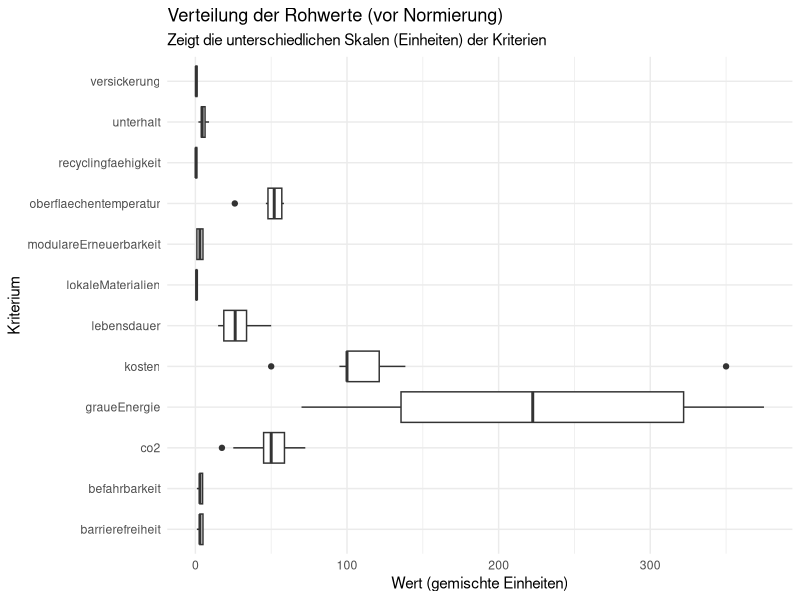
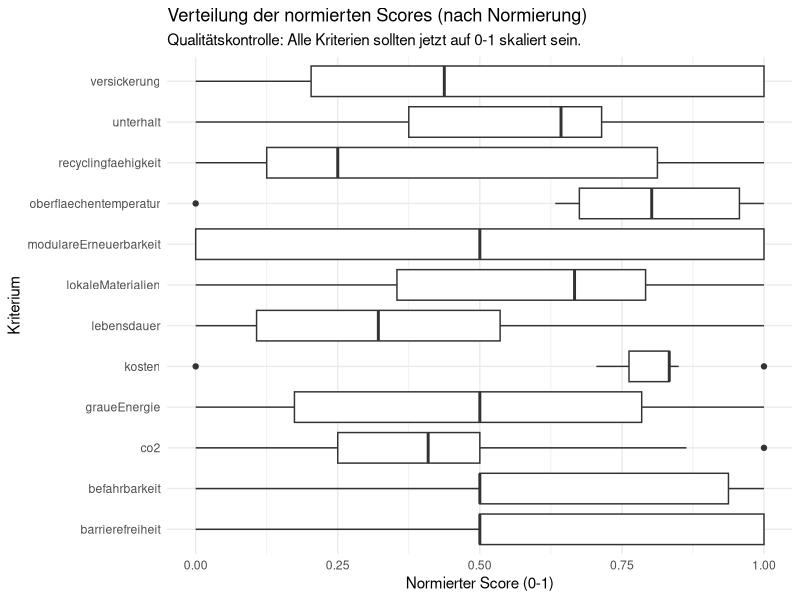
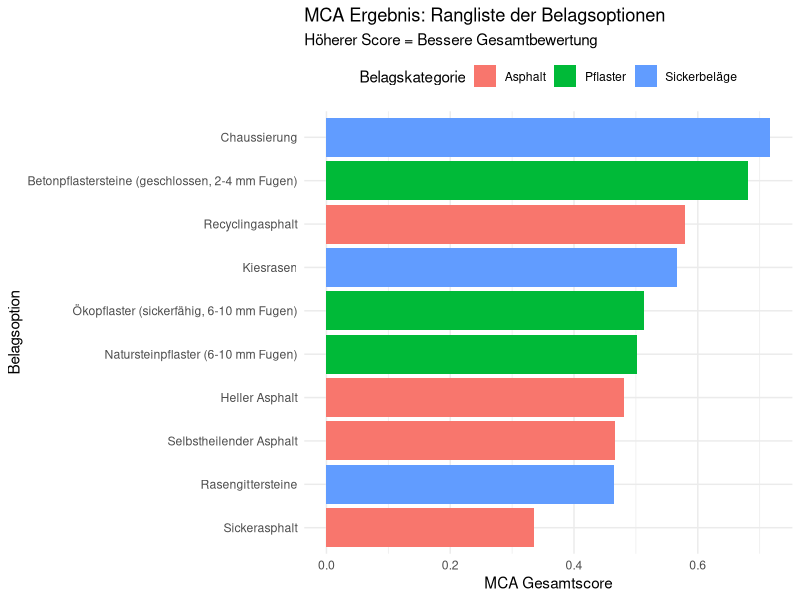
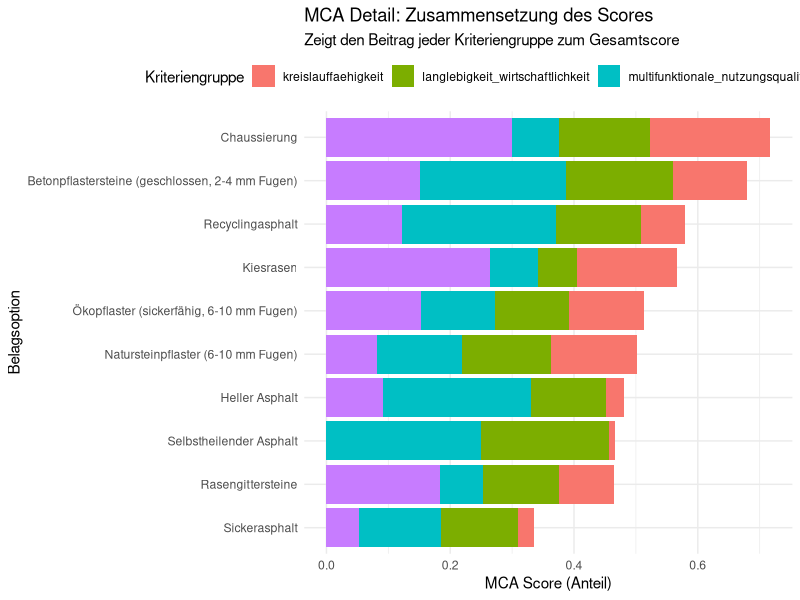
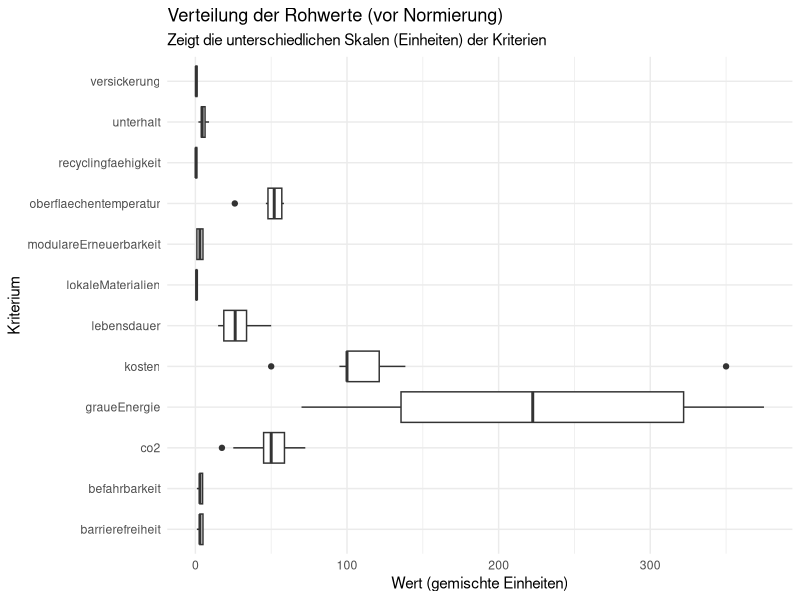
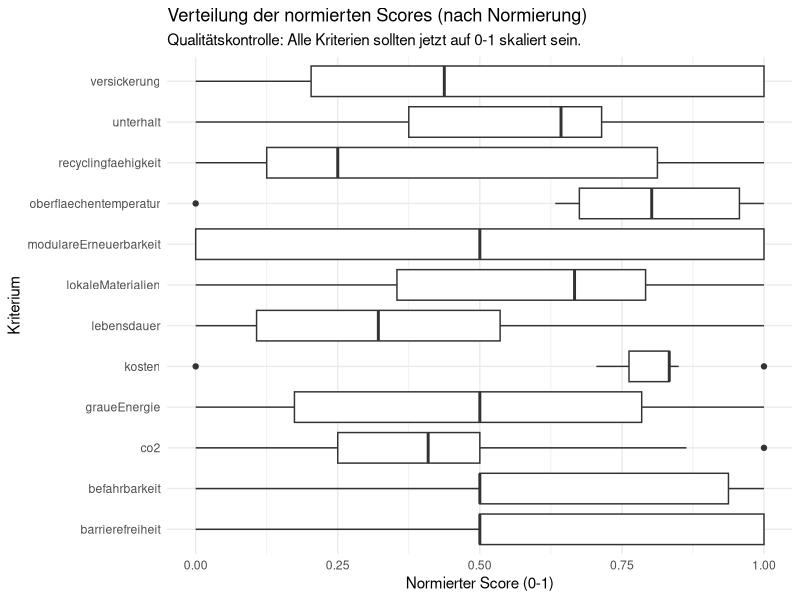
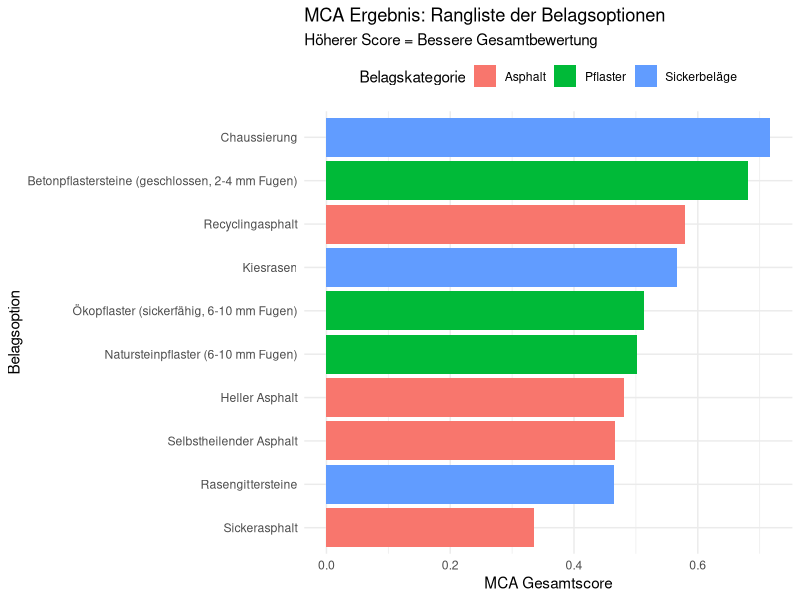
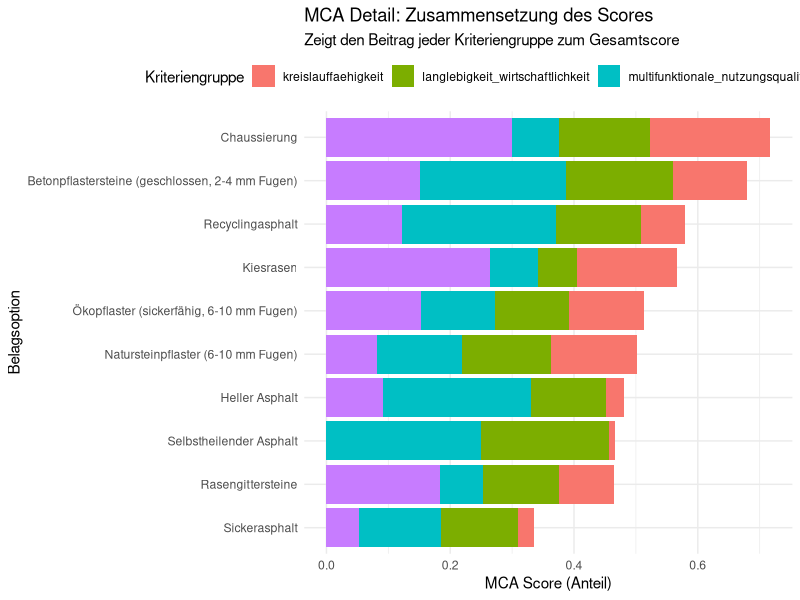

Generate these figures, in order, with R: (Note: this script raises an error after producing the figures.)
## ---- chunk 1

library(tidyverse)
library(readr)
library(ggplot2)
library(forcats)
library(ggplot2)

## ---- chunk 2

df_belaege_raw <- read_delim(
  "01_data_input/Belaege_normiert.csv",
  delim = ";"
)

# Liest die Gewichtungen ein (gleiches Format).
df_weights_raw <- read_delim(
  "01_data_input/Belaege_Gewichtung_Szenario1.csv",
  delim = ";"
)
## ---- chunk 3

# A. Bereinigung der Rohdaten (Belaege_normiert.csv)
# Wählt die Identifikations-Spalten (ID) zuerst aus
# und nimmt alle restlichen Spalten (everything()) danach.
df_belaege <- df_belaege_raw %>%
  select(belagskategorie, option, everything()) 

# B. Bereinigung der Gewichtungen (Belaege_Gewichtung.csv)
df_weights <- df_weights_raw %>%
  # Benennt die Spalten um, damit sie im nächsten Schritt
  # einfach gejoined (bewertungskategorie) und berechnet (Gewicht) werden können.
  rename(
    bewertungskategorie = criterion_id,
    gewicht = total_weight
  ) %>%
  # Wählt nur die Spalten aus, die wir für die MCA brauchen.
  select(bewertungskategorie, gewicht, group_id)
## ---- chunk 4
# 3.1 Wide-to-Long: Transformation der Rohdaten
# Ziel: Die Kriterien-Spalten (z.B. lebensdauer, kosten) in Zeilen umwandeln,
# damit sie mit der Gewichtungstabelle verknüpft werden kann.

df_belaege_long <- df_belaege %>%
  pivot_longer(
    # Wählt alle Spalten von 'lebensdauer' bis 'barrierefreiheit' aus.
    cols = c(lebensdauer:barrierefreiheit), 
    # Die Spaltennamen (z.B. "lebensdauer") kommen in die neue Spalte "bewertungskategorie".
    names_to = "bewertungskategorie", 
    # Die Werte (z.B. 22.5) kommen in die neue Spalte "wert".
    values_to = "wert"
  )

# 3.2 JOIN: Verknüpfung der Long-Tabelle mit der Gewichtungstabelle
# Ziel: Jede Kriteriums-Zeile (z.B. "lebensdauer") mit ihrem 
# entsprechenden Gewicht (z.B. 0.1) anreichern.

df_belaege_joined <- df_belaege_long %>%
  # Verknüpft die 'df_belaege_long' (linke Tabelle) mit 'df_weights' (rechte Tabelle).
  # Die Verknüpfung ("der Schlüssel") ist die Spalte "bewertungskategorie",
  # die jetzt in beiden Tabellen identisch heisst.
  left_join(df_weights, by = "bewertungskategorie")


## ---- chunk 5

# Boxplot der Rohwerte
plot_rohwerte <- ggplot(df_belaege_joined, aes(x = bewertungskategorie, y = wert)) +
  geom_boxplot() +
  # coord_flip() dreht die Achsen, damit die Namen lesbar sind
  coord_flip() +
  labs(
    title = "Verteilung der Rohwerte (vor Normierung)",
    subtitle = "Zeigt die unterschiedlichen Skalen (Einheiten) der Kriterien",
    x = "Kriterium",
    y = "Wert (gemischte Einheiten)"
  ) +
  theme_minimal()

print(plot_rohwerte)
ggsave("02_export/plots/check_01_rohwerte_verteilung.png", plot = plot_rohwerte, width = 10, height = 7)

## ---- chunk 6

# 5.1 Definieren, welche Kriterien 'schlechter' sind, wenn sie 'höher' sind

kriterien_lower_is_better <- c(
  "kosten", 
  "unterhalt", 
  "co2", 
  "graueEnergie",
  "oberflächentemperatur" 
)

# 5.2 Min-Max-Skalierung (Normierung)
# Gruppieren nach Kriterium, Min/Max finden und skalieren

df_belaege_normalized <- df_belaege_joined %>%
  filter(!is.na(wert)) %>% # Stellt sicher, dass NAs für die Berechnung ignoriert werden
  group_by(bewertungskategorie) %>%
  # 1. Min und Max für jedes Kriterium finden
  mutate(
    min_wert = min(wert, na.rm = TRUE),
    max_wert = max(wert, na.rm = TRUE)
  ) %>%
  ungroup() %>%
  # 2. Skalieren auf 0-1
  mutate(
    # Sonderfall: Wenn Min und Max gleich sind (nur ein Wert), setze Score auf 1
    score_normiert = case_when(
      (max_wert - min_wert) == 0 ~ 1,
      
      # Normale Skalierung (higher is better)
      !(bewertungskategorie %in% kriterien_lower_is_better) ~ (wert - min_wert) / (max_wert - min_wert),
      
      # Invertierte Skalierung (lower is better)
      bewertungskategorie %in% kriterien_lower_is_better ~ 1 - ((wert - min_wert) / (max_wert - min_wert))
    )
  )


## ---- chunk 7
# Boxplot der normierten Scores
plot_normiert <- ggplot(df_belaege_normalized, aes(x = bewertungskategorie, y = score_normiert)) +
  geom_boxplot() +
  coord_flip() +
  # Setzt die Y-Achse fix auf 0 bis 1
  scale_y_continuous(limits = c(0, 1)) +
  labs(
    title = "Verteilung der normierten Scores (nach Normierung)",
    subtitle = "Qualitätskontrolle: Alle Kriterien sollten jetzt auf 0-1 skaliert sein.",
    x = "Kriterium",
    y = "Normierter Score (0-1)"
  ) +
  theme_minimal()

print(plot_normiert)
ggsave("02_export/plots/check_02_normierte_scores.png", plot = plot_normiert, width = 10, height = 7)
## ---- chunk 8

# 7.1 Berechnung des gewichteten Scores (Normierter Score * Gewicht)
df_mca_calculated <- df_belaege_normalized %>%
  mutate(
    MCA_score_kriterium = score_normiert * gewicht
  )

# 7.2 Aggregation: Aufsummieren der gewichteten Scores pro Option
df_mca_total <- df_mca_calculated %>%
  group_by(belagskategorie, option) %>%
  summarise(
      MCA_gesamtscore = sum(MCA_score_kriterium, na.rm = TRUE)  # Wichtig: na.rm = TRUE, falls einige Kriterien/Gewichte NAs hatten
  ) %>%
  arrange(desc(MCA_gesamtscore))  # Sortieren, um die besten Optionen oben zu sehen

# Anzeigen der Ergebnisse
print("--- MCA Gesamtergebnis (sortiert) ---")
print(df_mca_total)

## ---- chunk 9

# Plot 1: Gesamtergebnis (Ranking)
# Ein horizontales Balkendiagramm, sortiert nach dem besten Gesamtscore.
# ---

# WICHTIG: fct_reorder() sortiert die Y-Achse (option) basierend auf dem
# Wert des Gesamtscores. Ohne dies würde ggplot alphabetisch sortieren.

plot_mca_total <- ggplot(df_mca_total, 
       aes(x = MCA_gesamtscore, 
           y = fct_reorder(option, MCA_gesamtscore),
           fill = belagskategorie)) +
  geom_col() +
  labs(
    title = "MCA Ergebnis: Rangliste der Belagsoptionen",
    subtitle = "Höherer Score = Bessere Gesamtbewertung",
    x = "MCA Gesamtscore",
    y = "Belagsoption",
    fill = "Belagskategorie"
  ) +
  theme_minimal() +
  theme(legend.position = "top")

# Anzeigen und Speichern
print(plot_mca_total)
ggsave("02_export/plots/mca_gesamtergebnis.png", plot = plot_mca_total, width = 10, height = 7)


# Plot 2: Detail-Zusammensetzung (Gestapeltes Diagramm)
# Zeigt, wie sich der Gesamtscore aus den Kriteriengruppen zusammensetzt.
# ---

# 1. Daten vorbereiten: Scores pro Gruppe aggregieren
df_mca_groups <- df_mca_calculated %>%
  group_by(belagskategorie, option, group_id) %>%
  summarise(gruppen_score = sum(MCA_score_kriterium, na.rm = TRUE)) %>%
  ungroup() %>%
  # Wichtig: Den Gesamtscore wieder dazu holen,
  # damit die Sortierung von Plot 1 übernommen werden kann.
  left_join(df_mca_total, by = c("belagskategorie", "option"))

# 2. Gestapeltes Diagramm plotten
plot_mca_stacked <- ggplot(df_mca_groups, 
       aes(x = gruppen_score, 
           y = fct_reorder(option, MCA_gesamtscore), 
           fill = group_id)) +
  geom_col(position = "stack") +
  labs(
    title = "MCA Detail: Zusammensetzung des Scores",
    subtitle = "Zeigt den Beitrag jeder Kriteriengruppe zum Gesamtscore",
    x = "MCA Score (Anteil)",
    y = "Belagsoption",
    fill = "Kriteriengruppe"
  ) +
  theme_minimal() +
  theme(legend.position = "top")

# Anzeigen und Speichern
print(plot_mca_stacked)
ggsave("02_export/plots/mca_detail_gruppen.png", plot = plot_mca_stacked, width = 11, height = 7)


## ---- chunk 10

# 1. Speichern der finalen MCA-Rangliste (das Wichtigste)
# df_mca_total ist der Data Frame, der in Block 7.2 erstellt wurde
write_csv2(
  df_mca_total,
  file = "02_export/tables/mca_rangliste_belaege.csv"
)

# 2. Speichern der kompletten Berechnungs-Details (für den Anhang)
# df_mca_calculated ist der Data Frame aus Block 7.1
write_csv2(
  df_mca_calculated,
  file = "02_export/tables/mca_details_berechnung_belaege.csv"
)

# 3. (Optional) Speichern der normierten Werte (Qualitätskontrolle)
# df_belaege_normalized ist der Data Frame aus Block 5.2)
write_csv2(
  df_belaege_normalized,
  file = "02_export/tables/mca_normierte_werte_belaege.csv"
)


